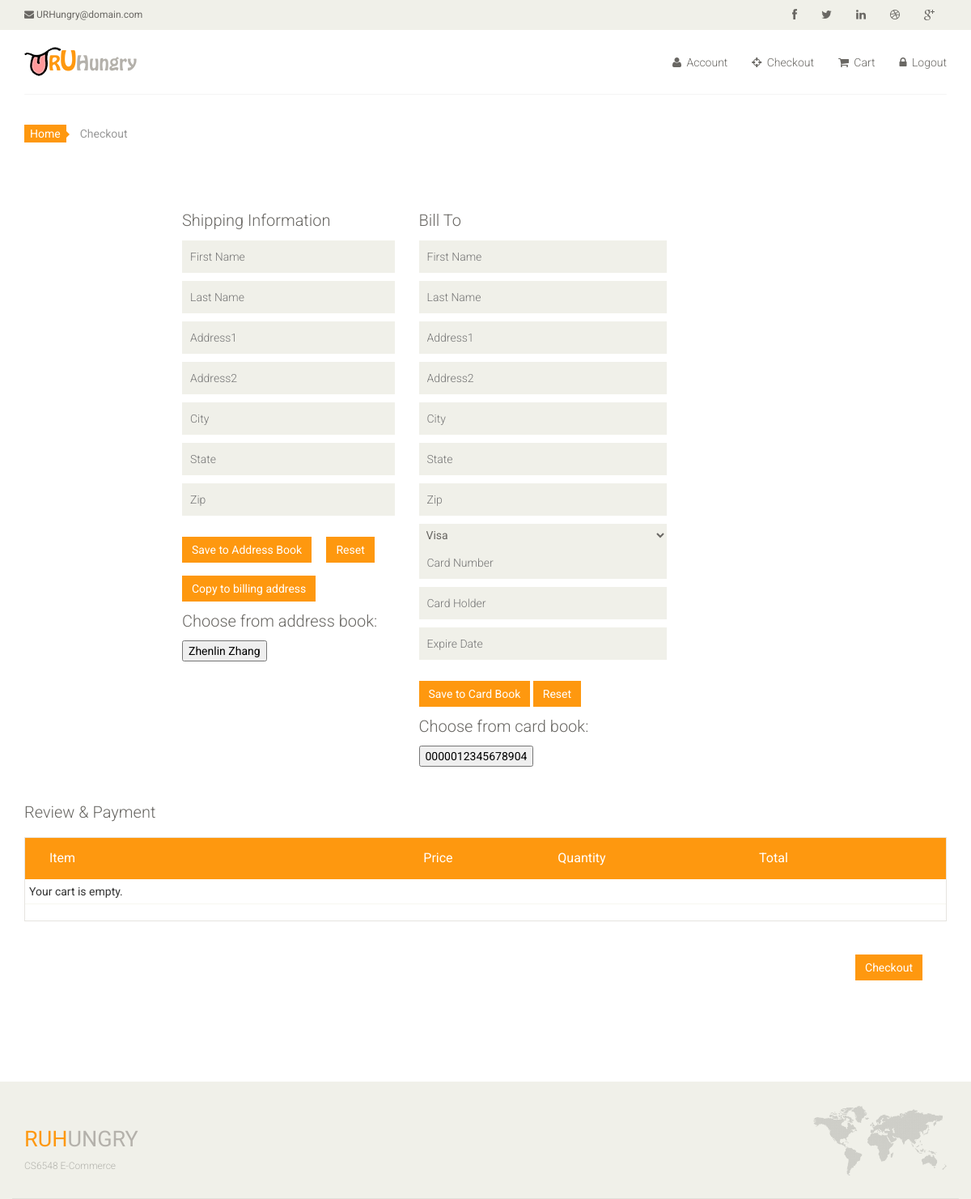
The page /checkout.php (signed in) on the database its author committed.
### tables this page shows
CREATE TABLE shipping_address (
  shipping_ID INT NOT NULL AUTO_INCREMENT,
  First_Name VARCHAR(50) NOT NULL,
  Last_Name VARCHAR(50) NOT NULL,
  Address1 VARCHAR(100) NOT NULL,
  Address2 VARCHAR(100) NULL,
  City VARCHAR(50) NOT NULL,
  State_USA VARCHAR(50) NOT NULL,
  Zip VARCHAR(50) NOT NULL,
  Username VARCHAR(50) NOT NULL,
  PRIMARY KEY (shipping_ID),
  FOREIGN KEY (Username) references customer_info (Username));

CREATE TABLE credit_card_info (
  Card_ID INT NOT NULL AUTO_INCREMENT,
  Username VARCHAR(50) NULL,
  Card_Account VARCHAR(50) NULL,
  Card_Type VARCHAR(15) NULL,
  Card_Holder VARCHAR(50) NULL,
  Card_Expire VARCHAR(50) NULL,
  First_Name VARCHAR(50) NOT NULL,
  Last_Name VARCHAR(50) NOT NULL,
  Address1 VARCHAR(100) NOT NULL,
  Address2 VARCHAR(100) NULL,
  City VARCHAR(50) NOT NULL,
  State_USA VARCHAR(50) NOT NULL,
  Zip VARCHAR(50) NOT NULL,
  PRIMARY KEY (Card_ID),
  FOREIGN key (Username) references customer_info (Username));

### checkout.php (the view, shortened to what this page needs)
<?php
include "cart_add.php";
function getAddressInfo()
{
	$tempname=$_SESSION["username"];
	$sql_select = "SELECT * FROM shipping_address WHERE Username = '$tempname'";
	$result = mysql_query($sql_select);
	while($row = mysql_fetch_array($result))
	{
		$output = '<button id="'.$row['shipping_ID'].' class="btn btn-primary"  "style="display:block;" type="button" onclick="setAddress(\''.$row['First_Name'].'\',\''.$row['Last_Name'].'\',\''.$row['Address1'].'\',\''.$row['Address2'].'\',\''.$row['City'].'\',\''.$row['State_USA'].'\',\''.$row['Zip'].'\')">'.$row['First_Name'].' '.$row['Last_Name'].'</button>';
		print $output;
	}
}
function getBillInfo()
{
	$tempname=$_SESSION["username"];
	$sql_select = "SELECT * FROM credit_card_info WHERE Username = '$tempname'";
	$result = mysql_query($sql_select);
	while($row = mysql_fetch_array($result))
	{
		$output = '<button id="'.$row['Card_ID'].'"style="display:block;" type="button" onclick="setBill(\''.$row['Card_Account'].'\',\''.$row['Card_Holder'].'\', \''.$row['Card_Expire'].'\', \''.$row['Card_Type'].'\', \''.$row['First_Name'].'\', \''.$row['Last_Name'].'\',\''.$row['Address1'].'\',\''.$row['Address2'].'\',\''.$row['City'].'\',\''.$row['State_USA'].'\',\''.$row['Zip'].'\')">'.$row['Card_Account'].'</button>';
		print $output;
	}
}
?>
<!DOCTYPE html>
<html lang="en">
<head>
    <link href="css/bootstrap.min.css" rel="stylesheet">
    <link href="css/font-awesome.min.css" rel="stylesheet">
    <link href="css/prettyPhoto.css" rel="stylesheet">
    <link href="css/price-range.css" rel="stylesheet">
    <link href="css/animate.css" rel="stylesheet">
	<link href="css/main.css" rel="stylesheet">
	<link href="css/responsive.css" rel="stylesheet">
</head>
<body>
	<header id="header">
		<div class="header_top">
			<div class="container">
				<div class="row">
					<div class="col-sm-6">
						<div class="contactinfo">
							<ul class="nav nav-pills">
								<li><a href="#"><i class="fa fa-envelope"></i> URHungry@domain.com</a></li>
							</ul>
						</div>
					</div>
					<div class="col-sm-6">
						<div class="social-icons pull-right">
							<ul class="nav navbar-nav">
								<li><a href="#"><i class="fa fa-facebook"></i></a></li>
								<li><a href="#"><i class="fa fa-twitter"></i></a></li>
								<li><a href="#"><i class="fa fa-linkedin"></i></a></li>
								<li><a href="#"><i class="fa fa-dribbble"></i></a></li>
								<li><a href="#"><i class="fa fa-google-plus"></i></a></li>
							</ul>
						</div>
					</div>
				</div>
			</div>
		</div>
		<div class="header-middle">
			<div class="container" >
				<div class="row" >
					<div class="col-sm-4">
						<div class="logo pull-left">
							<a href="index.php"><img src="images/home/mylogo.png" alt="" /></a>
						</div>
					</div>
					<div class="col-sm-8">
						<div class="shop-menu pull-right">
							<ul class="nav navbar-nav">
								<li><a href="profile_shipping_addr.php"><i class="fa fa-user"></i> Account</a></li>
								<li><a href="checkout.php"><i class="fa fa-crosshairs"></i> Checkout</a></li>
								<li><a href="cart_page.php"><i class="fa fa-shopping-cart"></i> Cart</a></li>
								<?php if($_SESSION["islogin"] == true) echo('<li><a href="logout.php"><i class="fa fa-lock"></i> Logout</a></li>');
									  else echo('<li><a href="login.php"><i class="fa fa-lock"></i> Login</a></li>');
								?>
							</ul>
						</div>
					</div>
				</div>
			</div>
		</div>
	</header>
	<section id="cart_items" style="padding-top:30px">
		<div class="container">
			<div class="breadcrumbs">
				<ol class="breadcrumb">
				  <li><a href="index.php">Home</a></li>
				  <li class="active">Checkout</li>
				</ol>
			</div>
			<div class="shopper-informations">
				<div class="row">
					<div class="col-sm-2">
					</div>
					<div class="col-sm-3">
						<div class="shopper-info">
							<p>Shipping Information</p>
							<form id="Ship_Info" action="<?php echo $_SERVER['PHP_SELF']?>" method="POST">
								<input id="Ship_First_Name" name="Ship_First_Name" type="text" placeholder="First Name" value="<?php echo $_POST['Ship_First_Name'] ?>">
								<input id="Ship_Last_Name" name="Ship_Last_Name" type="text" placeholder="Last Name" value="<?php echo $_POST['Ship_Last_Name'] ?>">
								<input id="Ship_Address1" name="Ship_Address1" type="text" placeholder="Address1" value="<?php echo $_POST['Ship_Address1'] ?>">
								<input id="Ship_Address2" name="Ship_Address2" type="text" placeholder="Address2" value="<?php echo $_POST['Ship_Address2'] ?>">
								<input id="Ship_City" name="Ship_City" type="text" placeholder="City" value="<?php echo $_POST['Ship_City'] ?>">
								<input id="Ship_State" name="Ship_State" type="text" placeholder="State" value="<?php echo $_POST['Ship_State'] ?>">
								<input id="Ship_Zip" name="Ship_Zip" type="text" placeholder="Zip" value="<?php echo $_POST['Ship_Zip'] ?>">
								<button id="btn_Ship_Submit" name="btn_Ship_Submit" type="button" class="btn btn-primary" onclick="saveAddress()" >Save to Address Book</button>
						    	<button id="btn_Ship_Reset" type="button" onclick="resetShippingInfo()" class="btn btn-primary" value="Reset">Reset</button>
						    	<button id="btn_copyTo" type="button" onclick="copyTo()" class="btn btn-primary" value="copyTo">Copy to billing address</button>
							</form>
							<p>Choose from address book:</p>
							<?php getAddressInfo() ?>
						</div>
					</div>
					<div class="col-sm-7 clearfix">
						<div class="bill-to">
						<p>Bill To</p>
							<div class="form-one">
								<form id="Bill_Info" action="<?php echo $_SERVER['PHP_SELF']?>" method="POST">
									<input id="Bill_First_Name" name="Bill_First_Name" type="text" placeholder="First Name" value="<?php echo $_POST['Bill_First_Name'] ?>">
									<input id="Bill_Last_Name" name="Bill_Last_Name" type="text" placeholder="Last Name" value="<?php echo $_POST['Bill_Last_Name'] ?>">
									<input id="Bill_Address1" name="Bill_Address1" type="text" placeholder="Address1" value="<?php echo $_POST['Bill_Address1'] ?>">
									<input id="Bill_Address2" name="Bill_Address2" type="text" placeholder="Address2" value="<?php echo $_POST['Bill_Address2'] ?>">
									<input id="Bill_City" name="Bill_City" type="text" placeholder="City" value="<?php echo $_POST['Bill_City'] ?>">
									<input id="Bill_State" name="Bill_State" type="text" placeholder="State" value="<?php echo $_POST['Bill_State'] ?>">
									<input id="Bill_Zip" name="Bill_Zip" type="text" placeholder="Zip" value="<?php echo $_POST['Bill_Zip'] ?>">
									<select id="Bill_Type" name="Bill_Type" value="<?php echo $_POST['Bill_Type'] ?>">
										<option>Visa</option>
									</select>
									<input id="Bill_Number" name="Bill_Number" type="text" placeholder="Card Number" value="<?php echo $_POST['Bill_Number'] ?>">
									<input id="Bill_Holder" name="Bill_Holder" type="text" placeholder="Card Holder" value="<?php echo $_POST['Bill_Holder'] ?>">
									<input id="Bill_Expire" name="Bill_Expire" type="text" placeholder="Expire Date" value="<?php echo $_POST['Bill_Expire'] ?>">
									<button id="btn_Bill_Submit" type="button"  class="btn btn-primary" onclick="saveCard()" name="btn_Bill_Submit" value="saveCard">Save to Card Book</button>
						    		<button id="btn_Bill_Reset" type="button"  class="btn btn-primary" onclick="resetBillingInfo()" value="Reset">Reset</button>
								</form>
								<p>Choose from card book:</p>
								<?php getBillInfo() ?>
							</div>
						</div>
					</div>
				</div>
			</div>
			<div class="review-payment">
				<h2>Review & Payment</h2>
			</div>
			<div class="table-responsive cart_info">
				<table class="table table-condensed">
					<thead>
						<tr class="cart_menu">
							<td class="image">Item</td>
							<td class="description"></td>
							<td class="price">Price</td>
							<td class="quantity">Quantity</td>
							<td class="total">Total</td>
							<td class=""></td>
							<td></td>
						</tr>
					</thead>
					<tbody>
					</tbody>
				</table>
			</div>
			<div class="payment-options" style="float:right; padding-right:30px;">
				<form id="fr_Info"  name="fr_Info" action="orderConfirm.php" method="POST">
					<button id="btn_fr" class="btn btn-primary"  name="btn_fr" onclick="finalReview()" >Checkout</button>
				</form>
			</div>
		</div>
	</section>
	<footer id="footer">
		<div class="footer-top">
			<div class="container">
				<div class="row">
					<div class="col-sm-10">
						<div class="companyinfo">
							<h2><span>RUH</span>ungry</h2>
							<p>CS6548 E-Commerce</p>
						</div>
					</div>
					<div class="col-sm-2">
						<div class="address">
							<img src="images/home/map.png" alt="" />
						</div>
					</div>
				</div>
			</div>
		</div>
	</footer>
</body>
</html>

### css/main.css (style rules this page uses)
body { font-family: 'Roboto', sans-serif; background:; position: relative; font-weight:400px; }
ul li { list-style: none; }
a { -webkit-transition: 300ms; -moz-transition: 300ms; -o-transition: 300ms; transition: 300ms; }
h1, h2, h3, h4, h5, h6 { font-family: 'Roboto', sans-serif; }
.header_top { background: none repeat scroll 0 0 #F0F0E9; }
.contactinfo ul li:first-child { margin-left: -15px; }
.contactinfo ul li a { font-size: 12px; color: #696763; font-family: 'Roboto', sans-serif; }
.social-icons ul li a { border: 0 none; border-radius: 0; color: #696763; padding:0px; }
.social-icons ul li { display:inline-block; }
.social-icons ul li a i { padding: 11px 15px; transition: all 0.9s ease 0s; -moz-transition: all 0.9s ease 0s; -webkit-transition: all 0.9s ease 0s; -o-transition: all 0.9s ease 0s; }
.header-middle .container .row { border-bottom: 1px solid #f5f5f5; margin-left: 0; margin-right: 0; padding-bottom: 20px; padding-top: 20px; }
.header-middle .container .row .col-sm-4 { padding-left: 0; }
.header-middle .container .row .col-sm-8 { padding-right:0; }
.shop-menu ul li { display:inline-block; padding-left: 15px; padding-right: 15px; }
.shop-menu ul li:last-child { padding-right: 0; }
.shop-menu ul li a { background: #FFFFFF; color: #696763; font-family: 'Roboto', sans-serif; font-size: 14px; font-weight: 300; padding:0; padding-right: 0; margin-top: 10px; }
.shop-menu ul li a i { margin-right:3px; }
#footer { background: #F0F0E9; }
.footer-top .container { border-bottom: 1px solid #E0E0DA; padding-bottom: 20px; }
.companyinfo { margin-top: 57px; }
.companyinfo h2 { color: #B4B1AB; font-family: abel; font-size: 27px; text-transform: uppercase; }
.companyinfo h2 span { color:#FE980F; }
.companyinfo p { color: #B3B3AD; font-family: 'Roboto', sans-serif; font-size: 12px; font-weight: 300; }
.address { margin-top: 30px; position: relative; overflow: hidden; }
.address img { width:100%; }
.breadcrumbs { position: relative; }
.breadcrumbs .breadcrumb { background:transparent; margin-bottom: 75px; padding-left: 0; }
.breadcrumbs .breadcrumb li a { background:#FE980F; color: #FFFFFF; padding: 3px 7px; }
.breadcrumbs .breadcrumb li a:after { content:""; height:auto; width: auto; border-width: 8px; border-style: solid; border-color:transparent transparent transparent #FE980F; position: absolute; top: 11px; left:48px; }
.breadcrumbs .breadcrumb > li + li:before { content: " "; }
#cart_items .cart_info { border: 1px solid #E6E4DF; margin-bottom: 50px }
#cart_items .cart_info .cart_menu { background: #FE980F; color: #fff; font-size: 16px; font-family: 'Roboto', sans-serif; font-weight: normal; }
#cart_items .cart_info .table.table-condensed thead tr { height: 51px; }
#cart_items .cart_info .table.table-condensed tr { border-bottom: 1px solid#F7F7F0 }
#cart_items .cart_info .table.table-condensed tr:last-child { border-bottom: 0 }
.cart_info table tr td { border-top: 0 none; vertical-align: inherit; }
#cart_items .cart_info .image { padding-left: 30px; }
.user_info input, select, textarea { background: #F0F0E9; border:0; color: #696763; padding: 5px; width: 100%; border-radius: 0; resize: none }
.shopper-info p, .bill-to p, .order-message p { color: #696763; font-size: 20px; font-weight: 300 }
.shopper-info .btn-primary { background: #FE980F; border: 0 none; border-radius: 0; margin-right: 15px; margin-top: 20px; }
.form-two, .form-one { float: left; width: 47% }
.shopper-info > form > input, .form-two > form > select, .form-two > form > input, .form-one > form > input { background:#F0F0E9; border: 0 none; margin-bottom:10px; padding: 10px; width: 100%; font-weight: 300 }
.review-payment h2 { color: #696763; font-size: 20px; font-weight: 300; margin-top: 45px; margin-bottom: 20px }
.payment-options { margin-bottom:125px; margin-top: -25px }
.btn.btn-primary { background:#FE980F; border: 0 none; border-radius: 0; margin-top: 16px; }

### rows shown on the page
shipping_address: First_Name "Zhenlin", Last_Name "Zhang"
credit_card_info: Card_Account "0000012345678904"
